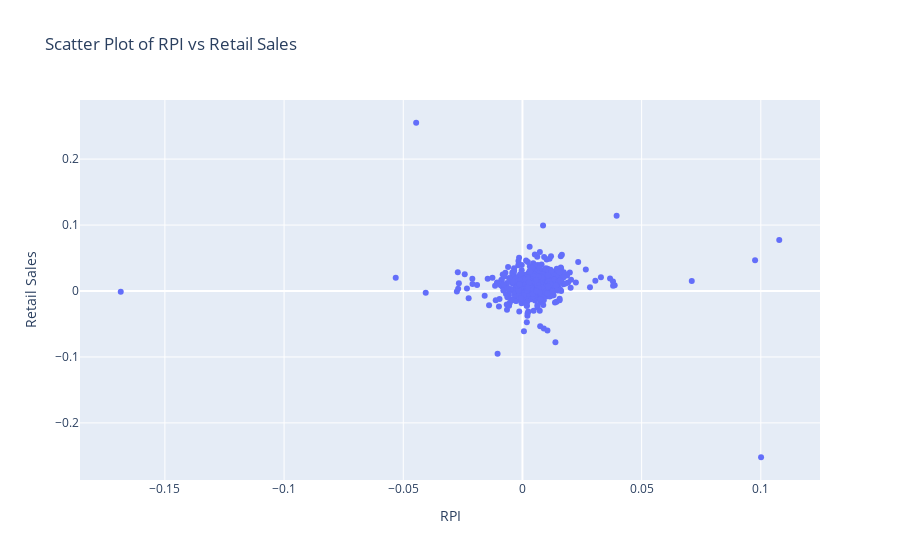

Source (notebook cell):
### Markdown cell above
**Above plot visualizes the trends of multiple economic indicators (RPI, RETAILx, INDPRO) over time, allowing for comparison of these time series on a shared x-axis (Date).**

### Code cell
fig = px.scatter(final_features_df, x='RPI', y='RETAILx', title='Scatter Plot of RPI vs Retail Sales')
fig.update_xaxes(title='RPI')
fig.update_yaxes(title='Retail Sales')
fig.show()

### Figure 1 — Plotly figure (JSON) as saved in the notebook; plotly's stock layout.template omitted (floating-point values rounded to 4 significant figures; data arrays with more than 128 entries replaced by an {"elided": "..."} marker saying what was removed)
{"data": [{"hovertemplate": "RPI=%{x}<br>RETAILx=%{y}<extra></extra>", "legendgroup": "", "marker": {"color": "#636efa", "symbol": "circle"}, "mode": "markers", "name": "", "orientation": "v", "showlegend": false, "type": "scatter", "x": {"elided": "763 float values"}, "xaxis": "x", "y": {"elided": "763 float values"}, "yaxis": "y"}], "layout": {"autosize": true, "legend": {"tracegroupgap": 0}, "title": {"text": "Scatter Plot of RPI vs Retail Sales"}, "xaxis": {"anchor": "y", "autorange": true, "domain": [0, 1], "range": [-0.1852, 0.1244], "title": {"text": "RPI"}, "type": "linear"}, "yaxis": {"anchor": "x", "autorange": true, "domain": [0, 1], "range": [-0.2939, 0.297], "title": {"text": "Retail Sales"}, "type": "linear"}}}
